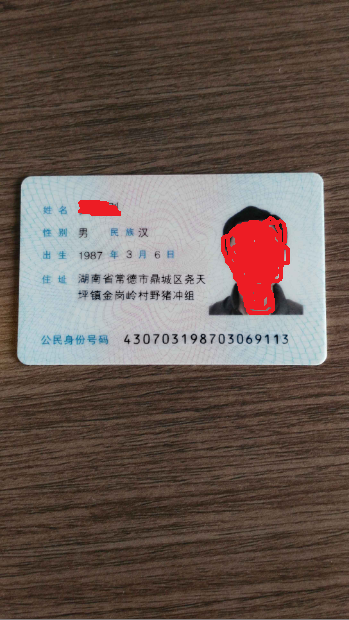
#> input picture python/OpenCV/c3/card.png, 349 x 620 px; the run also reads 1 picture not shown here
$ python my_orc.py   (older library calls are emulated)
#> lines starting #> are read from the running program, lines starting #| are printed output that depends on the picture; after the words box and inside, x2 and y2 are one past the last pixel; in counts of white or black regions, pixels touching at a corner belong together
import cv2
import pytesseract
from PIL import Image
import matplotlib
matplotlib.use("TkAgg")
import matplotlib.pyplot as plt
debug = 1

matplotlib.rcParams['font.family'] = 'Hei'


def morphologyEx(img,type):
    kernel = cv2.getStructuringElement(cv2.MORPH_RECT, (3, 3))
    if type == 1 :
        dst = cv2.morphologyEx(img,cv2.MORPH_DILATE,kernel)
    if type == 2 :
        dst = cv2.morphologyEx(img,cv2.MORPH_ERODE,kernel)
    if type == 3 :
        dst = cv2.morphologyEx(img,cv2.MORPH_OPEN,kernel)
    if type == 4 :
        dst = cv2.morphologyEx(img,cv2.MORPH_CLOSE,kernel)
    if type == 5 :
        dst = cv2.morphologyEx(img,cv2.MORPH_BLACKHAT,kernel)
    if type == 6 :
        dst = cv2.morphologyEx(img,cv2.MORPH_TOPHAT,kernel)
    if type == 7 :
        dst = cv2.morphologyEx(img,cv2.MORPH_GRADIENT,kernel)
    return dst


def threshold(img,type):
    gray = cv2.cvtColor(img, cv2.COLOR_BGR2GRAY)
    if type == 1:
        retval, dst = cv2.threshold(gray,60,255,cv2.THRESH_BINARY)
    if type == 2:
        retval, dst = cv2.threshold(gray, 127, 255, cv2.THRESH_BINARY_INV)
    if type == 3:
        retval, dst = cv2.threshold(gray, 127, 255, cv2.THRESH_TRUNC)
    if type == 4:
        retval, dst = cv2.threshold(gray, 60, 255, cv2.THRESH_TOZERO)
    if type == 5:
        retval, dst = cv2.threshold(gray, 127, 255, cv2.THRESH_TOZERO_INV)
    if type == 6:
        dst = cv2.adaptiveThreshold(gray, 255, cv2.ADAPTIVE_THRESH_GAUSSIAN_C,cv2.THRESH_BINARY, 15,10)
    if type == 41:
        retval, dst = cv2.threshold(gray, 0,255, cv2.THRESH_TOZERO | cv2.THRESH_TRIANGLE)
    return dst;

def recognizePreIDCardText(srcImg=None):
    if srcImg == None:
        srcImg = 's9.jpg'
    img = cv2.imread(srcImg)
    preImg = cv2.GaussianBlur(img, (15, 15), 0)
    cv2.imwrite('orc2_preScharr.jpg', preImg)

    preImgx = cv2.Scharr(preImg,cv2.CV_32F,1,0)
    preImgx = cv2.convertScaleAbs(preImgx)
    preImgy = cv2.Scharr(preImg, cv2.CV_32F, 0, 1)
    preImgy = cv2.convertScaleAbs(preImgy)
    preImg = cv2.addWeighted(preImgx,0.5,preImgy,0.5,30)
    preImg = cv2.GaussianBlur(preImg, (15, 15), 0)
    cv2.imwrite('orc2_preThreshold.jpg', preImg)

    preImg = morphologyEx(preImg, 2)
    preImg = cv2.GaussianBlur(preImg, (15, 15), 0)
    preImg =threshold(preImg,41)
    cv2.imwrite('orc2_preCannyImg.jpg', preImg)

    binary = cv2.Canny(preImg, 50, 150, apertureSize=3, L2gradient=False);
    imp1,contours, hierarchy = cv2.findContours(binary, cv2.RETR_TREE, cv2.CHAIN_APPROX_SIMPLE)
    sp = img.shape
    roiArea = None
    for i in contours:
        retval = cv2.boundingRect(i)
        if retval[2] < sp[1] and retval[2] > sp[1] / 2:
            if round(retval[2] / retval[3], 1) == 1.6:
                roiArea = retval
    if roiArea == None:
        cv2.drawContours(img, contours, -1, (0, 0, 255), 1)
        cv2.imwrite('orc2_roiArea.jpg', img)
        if debug:
            f, axarr = plt.subplots(2, 3)
            axarr[0,0].imshow(cv2.imread(srcImg))
            axarr[0,0].set_title("原始图片")
            axarr[0,1].imshow(cv2.imread("orc2_preScharr.jpg"))
            axarr[0,1].set_title("高斯模糊图片")
            axarr[0,2].imshow(cv2.imread("orc2_preThreshold.jpg"))
            axarr[0,2].set_title("Scharr算子图片")
            axarr[1,0].imshow(cv2.imread("orc2_preCannyImg.jpg"))
            axarr[1,0].set_title("阈值取零图片")
            axarr[1,1].imshow(cv2.imread("orc2_roiArea.jpg"))
            axarr[1,1].set_title("轮廓分析后图片")
            plt.show()
        return;
    else:
        _srcimg = cv2.imread(srcImg)
        cv2.drawContours(_srcimg, contours, -1, (255, 0, 0), 1)
        cv2.imwrite('orc2_roiArea.jpg', _srcimg)

    cropImg = img[roiArea[1]:roiArea[1] + roiArea[3], roiArea[0]: roiArea[0] + roiArea[2]]
    cropImg = cv2.resize(cropImg, (547, 342), interpolation=cv2.INTER_CUBIC)
    cv2.imwrite('orc2_cropImg.jpg', cropImg)
    methods = [cv2.TM_CCOEFF_NORMED]
    tmpl = cv2.imread('card_template.png')
    th, tw = tmpl.shape[:2]
    for md in methods:
        result = cv2.matchTemplate(cropImg, tmpl, md)
        min_val, max_val, min_loc, max_loc = cv2.minMaxLoc(result)
        tl = max_loc
        cropImg = cropImg[tl[1]:tl[1] + 40, tl[0] + 130:tl[0] + 130 + 330]
        cv2.imwrite('orc2_crop.jpg', cropImg)
        rImg = cv2.cvtColor(cropImg, cv2.COLOR_BGR2GRAY)
        rImg = Image.fromarray(rImg)
        text = pytesseract.image_to_string(rImg,config = "-l nums --oem 1 --psm 7")
        print(text)
        font = cv2.FONT_HERSHEY_SCRIPT_COMPLEX
        cv2.putText(img, text, (20, 90), font, 1, (255, 255, 255), 2, cv2.LINE_AA, False)
        cv2.imwrite('recognizeIDCardText.jpg', img)
    if debug:
        f, axarr = plt.subplots(2, 4)
        axarr[0, 0].imshow(cv2.imread(srcImg))
        axarr[0, 0].set_title("原始图片")
        axarr[0, 1].imshow(cv2.imread("orc2_preScharr.jpg"))
        axarr[0, 1].set_title("高斯模糊图片")
        axarr[0, 2].imshow(cv2.imread("orc2_preThreshold.jpg"))
        axarr[0, 2].set_title("Scharr算子图片")
        axarr[0, 3].imshow(cv2.imread("orc2_preCannyImg.jpg"))
        axarr[0, 3].set_title("阈值取零图片")
        axarr[1, 0].imshow(cv2.imread("orc2_roiArea.jpg"))
        axarr[1, 0].set_title("轮廓分析后图片")
        axarr[1, 1].imshow(cv2.imread("orc2_cropImg.jpg"))
        axarr[1, 1].set_title("RESIZE图片")
        axarr[1, 2].imshow(cv2.imread("orc2_crop.jpg"))
        axarr[1, 2].set_title("目标剪裁图片")
        axarr[1, 3].imshow(cv2.imread("recognizeIDCardText.jpg"))
        axarr[1, 3].set_title( text)
        plt.show()


def main():
    recognizePreIDCardText('card.png')
#> in recognizePreIDCardText, img is the input picture: shape (620, 349, 3); mean B, G, R 82.5, 89.3, 104.1
#> in threshold, `retval, dst = cv2.threshold(gray, 0,255, cv2.THRESH_TOZERO | cv2.THRES..`: retval = 75
#> in recognizePreIDCardText, `binary = cv2.Canny(preImg, 50, 150, apertureSize=3, L2gradient=False);`:
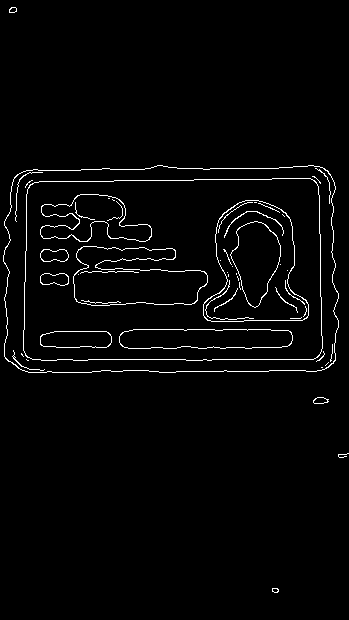
#> binary: shape (620, 349); 2.4% white in thin lines or dots
#> in recognizePreIDCardText, `imp1,contours, hierarchy = cv2.findContours(binary, cv2.RETR_TREE, cv2..`: contours = 68 contours, 42 with area under 20; largest, box (x1, y1, x2, y2) and area: (3, 165, 339, 373) 65998, (3, 165, 339, 373) 65964, (23, 178, 323, 361) 52867, (23, 178, 323, 361) 52856, (203, 200, 309, 322) 9022
#> the loop in recognizePreIDCardText, `for i in contours:` made 68 passes
#> roiArea on passes 6, 7, 18, 19: (3, 165, 336, 208), (3, 165, 336, 208), (23, 178, 300, 183), (23, 178, 300, 183)
#> retval on passes 1, 2, 3, 4, 5, 11: (272, 588, 7, 5), (272, 588, 7, 5), (338, 453, 11, 5), (313, 397, 16, 7), (313, 397, 15, 7), (21, 353, 3, 4)
#> in recognizePreIDCardText, `cv2.drawContours(_srcimg, contours, -1, (255, 0, 0), 1)`: _srcimg: shape (620, 349, 3); 2.43% of pixels changed, all inside (x1, y1, x2, y2) = (3, 7, 349, 593)
#> the loop in recognizePreIDCardText, `for md in methods:` made 1 pass
#> (min_val, max_val, min_loc, tl) on pass 1: (-0.436, 0.911, (180, 183), (31, 283))
#> (the call stopped at in recognizePreIDCardText, `text = pytesseract.image_to_string(rImg,config = "-l nums --oem 1 --ps..`: pytesseract is not available in this run)
    recognizePreIDCardText('s5.jpg')
#> call 2 of recognizePreIDCardText, with srcImg = 's5.jpg'
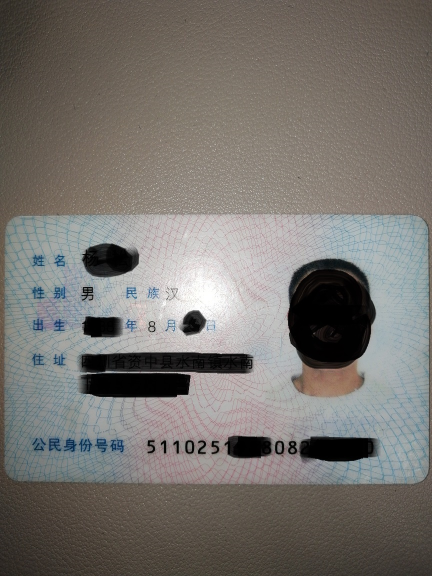
#> input picture python/OpenCV/c3/s5.jpg, 864 x 1152 px (shown at 1/2 size)
#> in recognizePreIDCardText, img is the input picture: shape (1152, 864, 3); mean B, G, R 110.3, 114.9, 118.7
#> in recognizePreIDCardText (call 2), `binary = cv2.Canny(preImg, 50, 150, apertureSize=3, L2gradient=False);`:
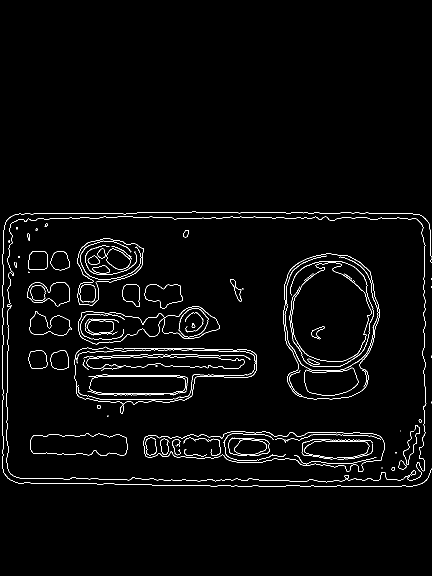
#> binary: shape (1152, 864) (shown at 1/2 size); 2.2% white in thin lines or dots, all inside (x1, y1, x2, y2) = (4, 423, 864, 974)
#> in recognizePreIDCardText (call 2), `imp1,contours, hierarchy = cv2.findContours(binary, cv2.RETR_TREE, cv2..`: contours = 151 contours, 72 with area under 20; largest, box (x1, y1, x2, y2) and area: (566, 507, 759, 799) 45734, (566, 507, 759, 799) 45646, (149, 693, 514, 809) 31380, (149, 693, 514, 809) 31340, (287, 862, 769, 944) 25339
#> the loop in recognizePreIDCardText (call 2), `for i in contours:` made 151 passes
#> roiArea on passes 150 to 151: (14, 433, 839, 528), (4, 423, 860, 551)
#> retval on passes 1 to 6: (689, 950, 9, 8), (689, 950, 9, 8), (694, 941, 138, 21), (764, 936, 1, 1), (762, 936, 1, 1), (783, 934, 7, 7)
#> in recognizePreIDCardText (call 2), `cv2.drawContours(_srcimg, contours, -1, (255, 0, 0), 1)`: _srcimg: shape (1152, 864, 3); 2.19% of pixels changed, all inside (x1, y1, x2, y2) = (4, 423, 864, 974)
#> in recognizePreIDCardText (call 2), `cropImg = img[roiArea[1]:roiArea[1] + roiArea[3], roiArea[0]: roiArea[..`:
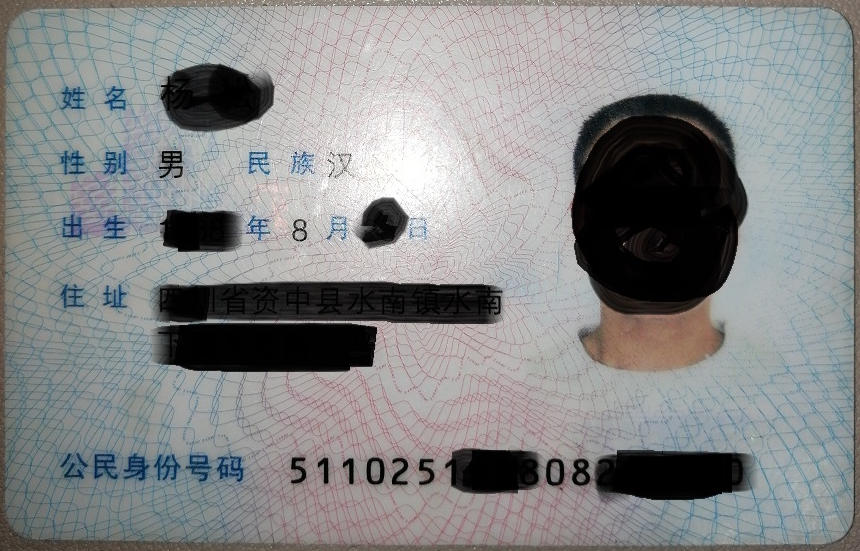
#> cropImg: shape (551, 860, 3); mean B, G, R 135.8, 135.2, 133.5
#> in recognizePreIDCardText (call 2), `methods = [cv2.TM_CCOEFF_NORMED]`: methods = [5]
#> the loop in recognizePreIDCardText, `for md in methods:` made 1 pass
#> (md, min_val, max_val, min_loc, tl) on pass 1: (5, -0.431, 0.776, (104, 146), (34, 270))
#> pass 1, in recognizePreIDCardText (call 2), `result = cv2.matchTemplate(cropImg, tmpl, md)`:
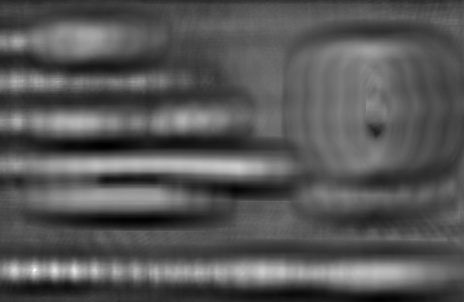
#> result: shape (302, 464) float32; min -0.431, max 0.776, mean -0.0192; drawn with min black and max white
#> (the call stopped at in recognizePreIDCardText, `text = pytesseract.image_to_string(rImg,config = "-l nums --oem 1 --ps..`: pytesseract is not available in this run)
    recognizePreIDCardText('s9.jpg')
#> call 3 of recognizePreIDCardText, with srcImg = 's9.jpg'
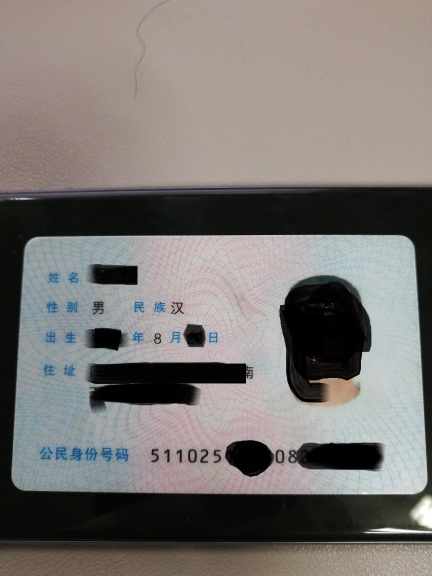
#> input picture python/OpenCV/c3/s9.jpg, 864 x 1152 px (shown at 1/2 size)
#> in recognizePreIDCardText, img is the input picture: shape (1152, 864, 3); mean B, G, R 115.4, 118.4, 123
#> call 3 of morphologyEx, with type = 2
#> in morphologyEx (call 3), `dst = cv2.morphologyEx(img,cv2.MORPH_ERODE,kernel)`:
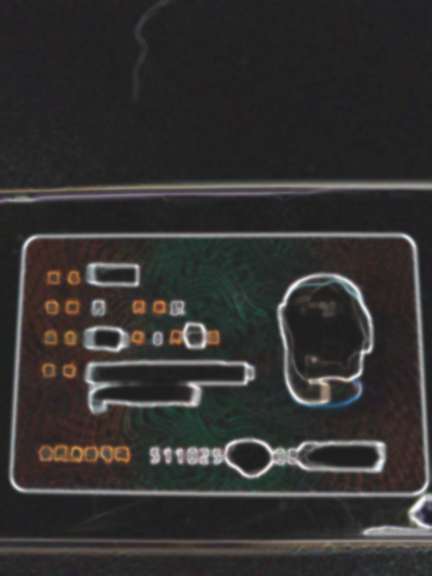
#> dst: shape (1152, 864, 3) (shown at 1/2 size); mean B, G, R 49.1, 50, 51.7
#> in recognizePreIDCardText (call 3), `imp1,contours, hierarchy = cv2.findContours(binary, cv2.RETR_TREE, cv2..`: contours = 146 contours, 61 with area under 20; largest, box (x1, y1, x2, y2) and area: (30, 477, 847, 982) 393313, (30, 477, 847, 982) 393290, (550, 541, 751, 817) 44644, (550, 541, 751, 817) 44570, (164, 715, 515, 834) 30196
#> the loop in recognizePreIDCardText (call 3), `for i in contours:` made 146 passes
#> roiArea on passes 16, 17, 133: (30, 477, 817, 505), (30, 477, 817, 505), (26, 473, 825, 512)
#> retval on passes 1, 2, 3, 5, 6, 7: (774, 1150, 3, 2), (834, 1132, 5, 5), (834, 1132, 5, 5), (782, 1124, 4, 5), (0, 1101, 864, 11), (389, 1087, 100, 9)
#> the loop in recognizePreIDCardText, `for md in methods:` made 1 pass
#> (md, min_val, max_val, min_loc, tl) on pass 1: (5, -0.428, 0.852, (98, 139), (31, 270))
#> (the call stopped at in recognizePreIDCardText, `text = pytesseract.image_to_string(rImg,config = "-l nums --oem 1 --ps..`: pytesseract is not available in this run)
    # recognizePreIDCardText('timg.jpg')
    # recognizePreIDCardText('timg1.jpg')
    # recognizePreIDCardText('timg2.jpg')

main()
